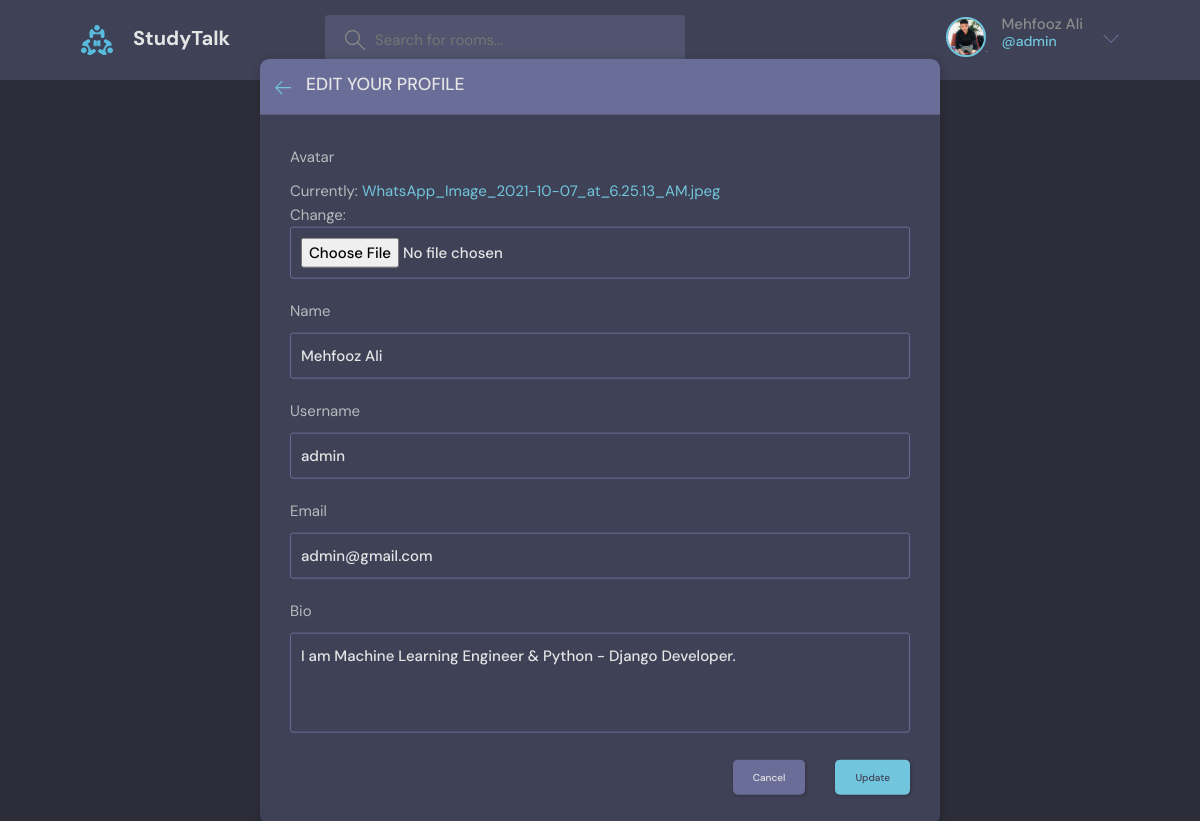
/update-profile/ (signed in), run on an earlier commit of the app's database.
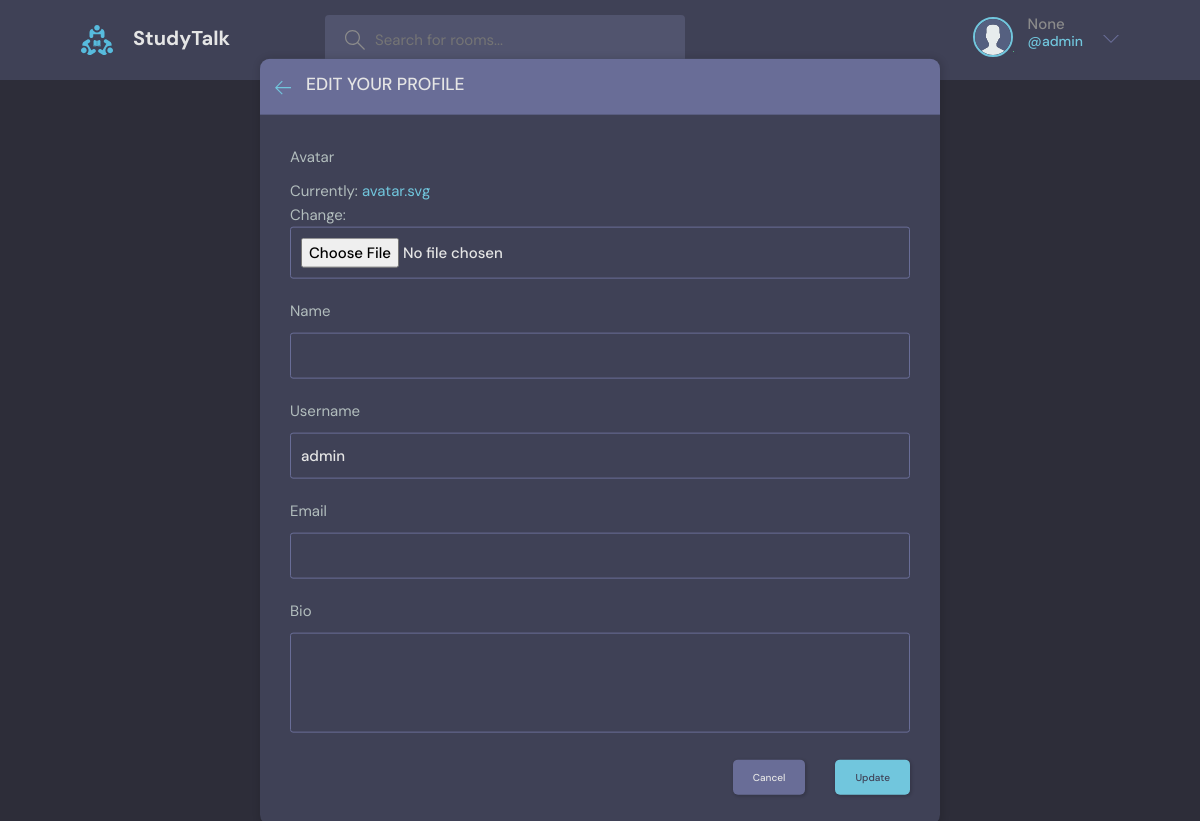
And on a later commit of the database.
### base/models.py (models this page shows)
class User(AbstractUser):
    name = models.CharField(max_length=200, null=True)
    email = models.EmailField(unique=True, null=True)
    bio = models.TextField(null=True)
    avatar = models.ImageField(null=True, default='avatar.svg')
    REQUIRED_FIELDS = []

### base/views.py (the view)
# urls.py: path('update-profile/', views.updateUser, name='update-profile'),
@login_required(login_url="/login/")
def updateUser(request):
    user = request.user
    form = UserForm(instance = user)
    if request.method == 'POST':
        form = UserForm(request.POST, request.FILES, instance=user)
        if form.is_valid:
            form.save()
            return redirect('user-profile', pk=user.id)
    return render(request, 'base/edit-user.html', {'form':form})

### base/forms.py
class UserForm(ModelForm):
    class Meta:
        model = User
        fields = ['avatar', 'name', 'username', 'email', 'bio']

### base/templates/base/edit-user.html (shortened to what this page needs)
{% extends 'base/main.html' %}
{% load static %}
{% block content %}
    <main class="update-account layout">
        <div class="container">
            <div class="layout__box">
                <div class="layout__boxHeader">
                    <div class="layout__boxTitle">
                        <a href="/">
                            <svg version="1.1" xmlns="http://www.w3.org/2000/svg" width="32" height="32"
                                viewBox="0 0 32 32">
                                <title>arrow-left</title>
                                <path
                                    d="M13.723 2.286l-13.723 13.714 13.719 13.714 1.616-1.611-10.96-10.96h27.625v-2.286h-27.625l10.965-10.965-1.616-1.607z">
                                </path>
                            </svg>
                        </a>
                        <h3>Edit your profile</h3>
                    </div>
                </div>
                <div class="layout__body">
                    <form class="form" action="" method='post' enctype='multipart/form-data'>
                      {% for field in form %}
                        <div class="form__group">
                            <label for="profile_pic">{{field.label}}</label>
                            {{field}}
                        </div>
                      {% endfor %}
                        <div class="form__action">
                            <a class="btn btn--dark" href="/">Cancel</a>
                            <button class="btn btn--main" type="submit">Update</button>
                        </div>
                    </form>
                </div>
            </div>
        </div>
    </main>
{% endblock content %}

### base/templates/base/navbar.html (shortened to what this page needs)
{% load static %}
<header class="header header--loggedIn">
  <div class="container">
    <a href="/" class="header__logo">
      <img src="{% static 'images/logo.svg' %}" />
      <h1>StudyTalk</h1>
    </a>
    <form class="header__search" action="{% url 'home' %}" method="GET">
      <label>
        <input  name="q" placeholder="Search for rooms..." />
      </label>
    </form>
    <nav class="header__menu">
      {% if request.user.is_authenticated %}
      <div class="header__user">
        <a href="/">
          <div class="avatar avatar--medium active">
            <img src="{{request.user.avatar.url}}" />
          </div>
          <p>{{request.user.name}} <span>@{{request.user.username}}</span></p>
        </a>
        <button class="dropdown-button">
          <svg version="1.1" xmlns="http://www.w3.org/2000/svg" width="32" height="32" viewBox="0 0 32 32">
            <title>chevron-down</title>
            <path d="M16 21l-13-13h-3l16 16 16-16h-3l-13 13z"></path>
          </svg>
        </button>
      </div>
      {% else %}
      <a href="{% url 'login' %}">
        <img src="{% static 'images/avatar.svg' %}" />
        <p>Login</p>
      </a>
      {% endif %}
    </nav>
  </div>
</header>

What changed in the data, as far as the page shows it:
changed User "admin": user.avatar: picture removed, a placeholder shows; user.name "Mehfooz Ali" → "None"; name "Mehfooz Ali" → (not shown); email "admin@gmail.com" → (not shown); bio "I am Machine Learning Engineer & Python - Django Developer." → (not shown)
Also different on the page:
text no longer shown: "Currently: WhatsApp_Image_2021-10-07_at_6.25.13_AM.jpeg Change:"
text now shown: "Currently: avatar.svg Change:"
